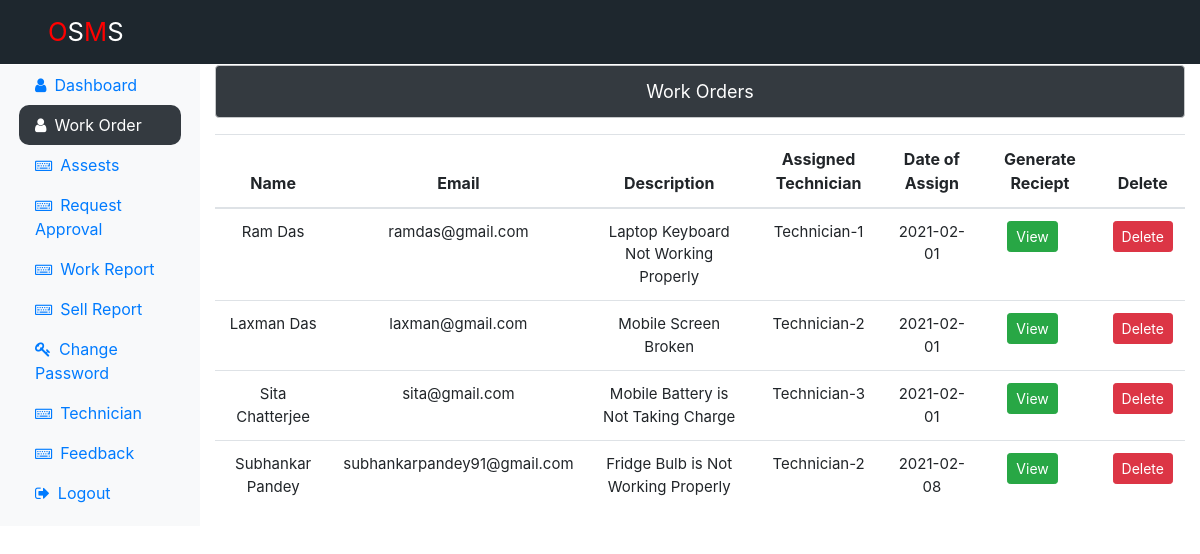
Page /Admin/workorder.php (signed in) on the committed database.
### tables this page shows
CREATE TABLE `assignwork_tb` (
  `rId` int(10) NOT NULL,
  `rProName` varchar(200) NOT NULL,
  `rProDesc` varchar(200) NOT NULL,
  `rName` varchar(200) NOT NULL,
  `rAddress` varchar(200) NOT NULL,
  `rEmail` varchar(200) NOT NULL,
  `rDate` varchar(200) NOT NULL,
  `rCity` varchar(200) NOT NULL,
  `rState` varchar(200) NOT NULL,
  `rPhone` varchar(200) NOT NULL,
  `rPin` varchar(200) NOT NULL,
  `rTechnician` varchar(200) NOT NULL
);

### Admin/workorder.php (the view, shortened to what this page needs)
<?php
include('../dbconnection.php');
?>
<!doctype html>
<html lang="en">
<head>
<link rel="stylesheet" href="https://stackpath.bootstrapcdn.com/bootstrap/4.5.2/css/bootstrap.min.css">
<link rel="stylesheet" href="https://cdnjs.cloudflare.com/ajax/libs/font-awesome/4.7.0/css/font-awesome.min.css">
<link rel="stylesheet" href="../style.css">
</head>
<body>
<div class="navbar navbar-expand-md navbar-dark fixed-top pl-5"
style="background-color:#1e272e;">
<a href="index.php" class="navbar-brand">
<span class="brand">O</span>S<span class="brand">M</span>S</a>
</div>
<div class="container-fluid" style="margin-top:65px;">
<div class="row">
<div class="col-md-2 bg-light sidebar">
<ul class="nav flex-column px-1">
<li class="nav-item"><a href="dashboard.php" class="nav-link"
style="border-radius:10px;">
<i class="fa fa-user mr-2"></i>Dashboard</a></li>
<li class="nav-item"><a href="workorder.php" class="nav-link text-white bg-dark active" style="border-radius:10px;">
<i class="fa fa-user mr-2"></i>Work Order</a></li>
<li class="nav-item"><a href="assests.php" class="nav-link">
<i class="fa fa-keyboard-o mr-2"></i>Assests</a></li>
<li class="nav-item"><a href="requestapproval.php" class="nav-link">
<i class="fa fa-keyboard-o mr-2"></i>Request Approval</a></li>
<li class="nav-item"><a href="workreport.php" class="nav-link">
<i class="fa fa-keyboard-o mr-2"></i>Work Report</a></li>
<li class="nav-item"><a href="sellreport.php" class="nav-link">
<i class="fa fa-keyboard-o mr-2"></i>Sell Report</a></li>
<li class="nav-item"><a href="adminpasschange.php" class="nav-link">
<i class="fa fa-key mr-2"></i>Change Password</a></li>
<li class="nav-item"><a href="technician.php" class="nav-link">
<i class="fa fa-keyboard-o mr-2"></i>Technician</a></li>
<li class="nav-item"><a href="feedbackstore.php" class="nav-link">
<i class="fa fa-keyboard-o mr-2"></i>Feedback</a></li>
<li class="nav-item"><a href="../logout.php" class="nav-link">
<i class="fa fa-sign-out mr-2"></i>Logout</a></li>
</ul>
</div>
<div class="col-sm-10">
<p class="alert alert-dark bg-dark text-white text-center" style="font-size:18px;">Work Orders</p>
<?php
$sql="SELECT *FROM assignwork_tb";
$result=mysqli_query($conn,$sql);
if(mysqli_num_rows($result)>0)
{
echo'<table class="table table-border table-responsive">';
echo'<tr>';
echo'<thead class="text-center">';
echo"<th>Name</th>";
echo"<th>Email</th>";
echo"<th>Description</th>";
echo"<th>Assigned Technician</th>";
echo"<th>Date of Assign</th>";
echo"<th>Generate Reciept</th>";
echo"<th>Delete</th>";
echo"</thead>";
echo"</tr>";
echo"<tbody>";
while($row=mysqli_fetch_assoc($result))
{
echo'<tr class="text-center" style="font-size:15px;">';
echo"<td>".$row['rName']."</td>";
echo"<td>".$row['rEmail']."</td>";
echo"<td>".$row['rProDesc']."</td>";
echo"<td>".$row['rTechnician']."</td>";
echo"<td>".$row['rDate']."</td>";
echo'<td><form action="servicereport.php" method="POST">
<input type="hidden" name="rId" value='.$row['rId'].'>
<input type="submit" class="btn btn-success btn btn-sm float-left mr-3 ml-3" value="View"></form></td>';
echo'<td><form action="" method="POST">
<input type="hidden" name="rId" value='.$row['rId'].'>
<input type="submit" class="btn btn-danger btn btn-sm" value="Delete" name="Delete">
</form></td>';
echo"</tr>";
}
echo"</tbody>";
}
else
{
echo '<div class="alert alert-warning mt-2 text-center">Data Not Found</div>';
}
?>
</div>
</div>
</div>
</body>
</html>

### style.css (style rules this page uses)
.navbar-brand { font-size:1.6em; }
.brand { color:red; }

### rows in the picture
assignwork_tb: rName "Ram Das", rEmail "ramdas@gmail.com", rProDesc "Laptop Keyboard Not Working Properly", rTechnician "Technician-1", rDate "2021-02-01"
assignwork_tb: rName "Laxman Das", rEmail "laxman@gmail.com", rProDesc "Mobile Screen Broken", rTechnician "Technician-2", rDate "2021-02-01"
assignwork_tb: rName "Sita Chatterjee", rEmail "sita@gmail.com", rProDesc "Mobile Battery is Not Taking Charge", rTechnician "Technician-3", rDate "2021-02-01"
assignwork_tb: rName "Subhankar Pandey", rEmail "subhankarpandey91@gmail.com", rProDesc "Fridge Bulb is Not Working Properly", rTechnician "Technician-2", rDate "2021-02-08"
